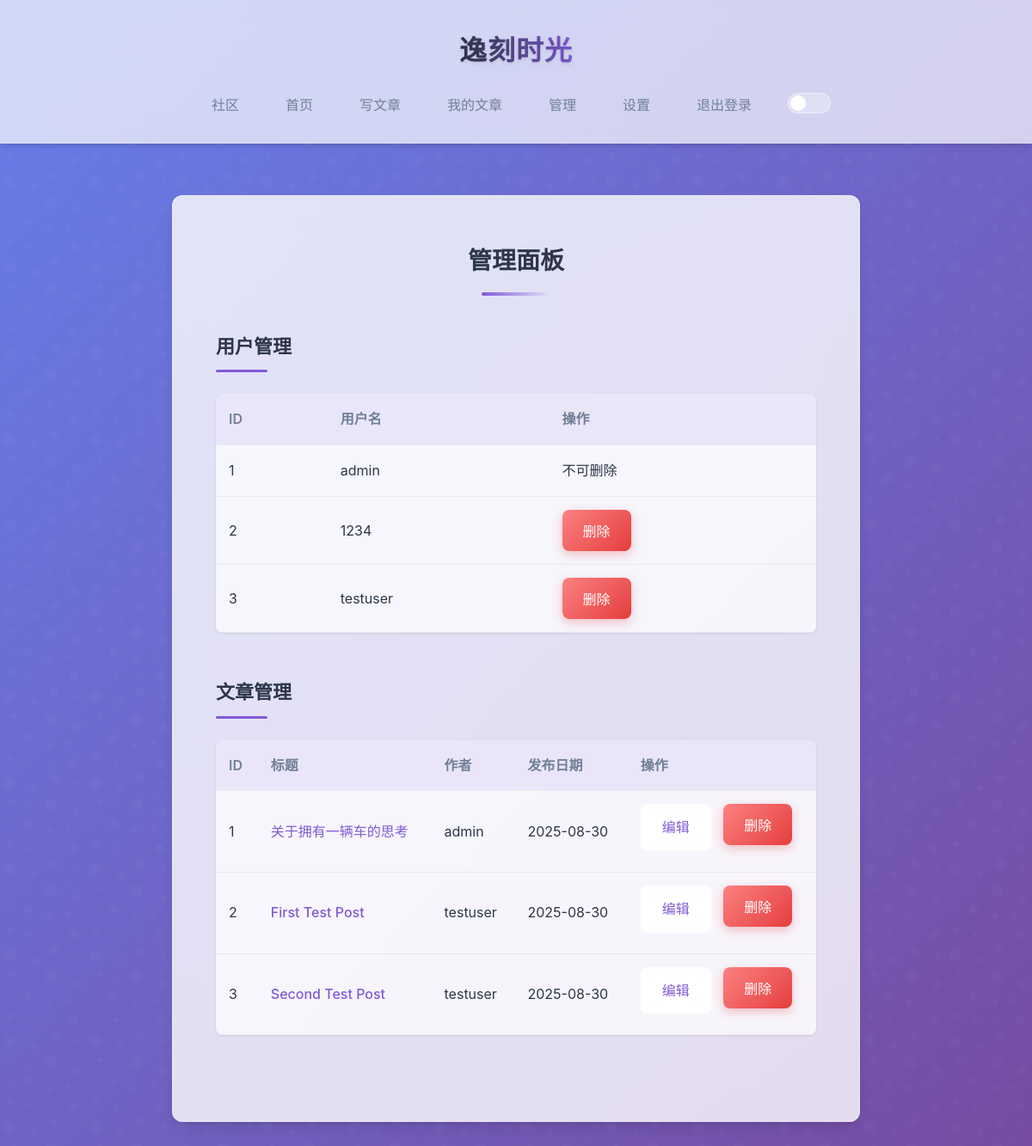
The page /admin (signed in) on the database its author committed.
### app.py (models this page shows)
class User(UserMixin, db.Model):
    id = db.Column(db.Integer, primary_key=True)
    username = db.Column(db.String(20), unique=True, nullable=False)
    password = db.Column(db.String(100), nullable=False)
    profile_picture = db.Column(db.String(100), default='default.jpg')
    bio = db.Column(db.Text, default='')
    theme_preference = db.Column(db.String(10), default='light')  # light, dark, system
    blur_effect_enabled = db.Column(db.Boolean, default=True)
    posts = db.relationship('Post', backref='author', lazy=True)
    comments = db.relationship('Comment', backref='author', lazy=True)

class Post(db.Model):
    id = db.Column(db.Integer, primary_key=True)
    title = db.Column(db.String(100), nullable=False)
    content = db.Column(db.Text, nullable=False)
    date_posted = db.Column(db.DateTime, nullable=False, default=datetime.utcnow)
    user_id = db.Column(db.Integer, db.ForeignKey('user.id'), nullable=False)
    comments = db.relationship('Comment', backref='post', lazy=True, cascade='all, delete-orphan')
    comment_count = db.Column(db.Integer, default=0)

### app.py (the view)
@app.route('/admin')
@login_required
def admin():
    if current_user.username != 'admin':
        abort(403)
    users = User.query.all()
    posts = Post.query.all()
    return render_template('admin.html', users=users, posts=posts)

### app.py (called while the page is built)
@login_manager.user_loader
def load_user(user_id):
    return User.query.get(int(user_id))

### templates/admin.html (shortened to what this page needs)
{% extends "base.html" %}
{% block content %}
    <div class="admin-container">
        <h2 class="section-title">管理面板</h2>
        <div class="admin-section">
            <h3>用户管理</h3>
            <table class="admin-table">
                <thead>
                    <tr>
                        <th>ID</th>
                        <th>用户名</th>
                        <th>操作</th>
                    </tr>
                </thead>
                <tbody>
                    {% for user in users %}
                        <tr>
                            <td>{{ user.id }}</td>
                            <td>{{ user.username }}</td>
                            <td>
                                {% if user.username != 'admin' %}
                                    <button class="btn btn-danger">删除</button>
                                {% else %}
                                    <span class="text-muted">不可删除</span>
                                {% endif %}
                            </td>
                        </tr>
                    {% endfor %}
                </tbody>
            </table>
        </div>
        <div class="admin-section">
            <h3>文章管理</h3>
            <table class="admin-table">
                <thead>
                    <tr>
                        <th>ID</th>
                        <th>标题</th>
                        <th>作者</th>
                        <th>发布日期</th>
                        <th>操作</th>
                    </tr>
                </thead>
                <tbody>
                    {% for post in posts %}
                        <tr>
                            <td>{{ post.id }}</td>
                            <td><a href="{{ url_for('post', post_id=post.id) }}">{{ post.title }}</a></td>
                            <td>{{ post.author.username }}</td>
                            <td>{{ post.date_posted.strftime('%Y-%m-%d') }}</td>
                            <td>
                                <a href="{{ url_for('update_post', post_id=post.id) }}" class="btn btn-secondary">编辑</a>
                                <form action="{{ url_for('delete_post', post_id=post.id) }}" method="POST" style="display:inline; margin:0; vertical-align:top;">
                                    <button type="submit" class="btn btn-danger">删除</button>
                                </form>
                            </td>
                        </tr>
                    {% endfor %}
                </tbody>
            </table>
        </div>
    </div>
{% endblock %}

### templates/base.html (shortened to what this page needs)
<!DOCTYPE html>
<html lang="zh-CN">
<head>
    <link rel="stylesheet" href="{{ url_for('static', filename='css/style.css') }}">
</head>
<body>
    <header class="header">
        <div class="container">
            <div class="header-content">
                <h1 class="logo">逸刻时光</h1>
                <nav class="nav">
                    <ul>
                        <li><a href="{{ url_for('community') }}">社区</a></li>
                        <li><a href="{{ url_for('home') }}">首页</a></li>
                        {% if current_user.is_authenticated %}
                            <li><a href="{{ url_for('new_post') }}">写文章</a></li>
                            <li><a href="{{ url_for('user_posts', username=current_user.username) }}">我的文章</a></li>
                            {% if current_user.username == 'admin' %}
                            <li><a href="{{ url_for('admin') }}">管理</a></li>
                            {% endif %}
                            <li><a href="{{ url_for('settings') }}">设置</a></li>
                            <li><a href="{{ url_for('logout') }}">退出登录</a></li>
                        {% else %}
                            <li><a href="{{ url_for('login') }}">登录</a></li>
                            <li><a href="{{ url_for('register') }}">注册</a></li>
                        {% endif %}
                        <li class="theme-switcher">
                            <label class="theme-toggle-switch">
                                <span class="theme-toggle-slider"></span>
                            </label>
                        </li>
                    </ul>
                </nav>
            </div>
        </div>
    </header>
    <main class="main">
        <div class="container">
            {% block content %}{% endblock %}
        </div>
    </main>
</body>
</html>

### rows shown on the page
User: id "1", username "admin", shows "不可删除"
User: id "2", username "1234", shows "删除"
User: id "3", username "testuser", shows "删除"
Post: id "1", title "关于拥有一辆车的思考", author.username "admin", date_posted "2025-08-30"
Post: id "2", title "First Test Post", author.username "testuser", date_posted "2025-08-30"
Post: id "3", title "Second Test Post", author.username "testuser", date_posted "2025-08-30"
